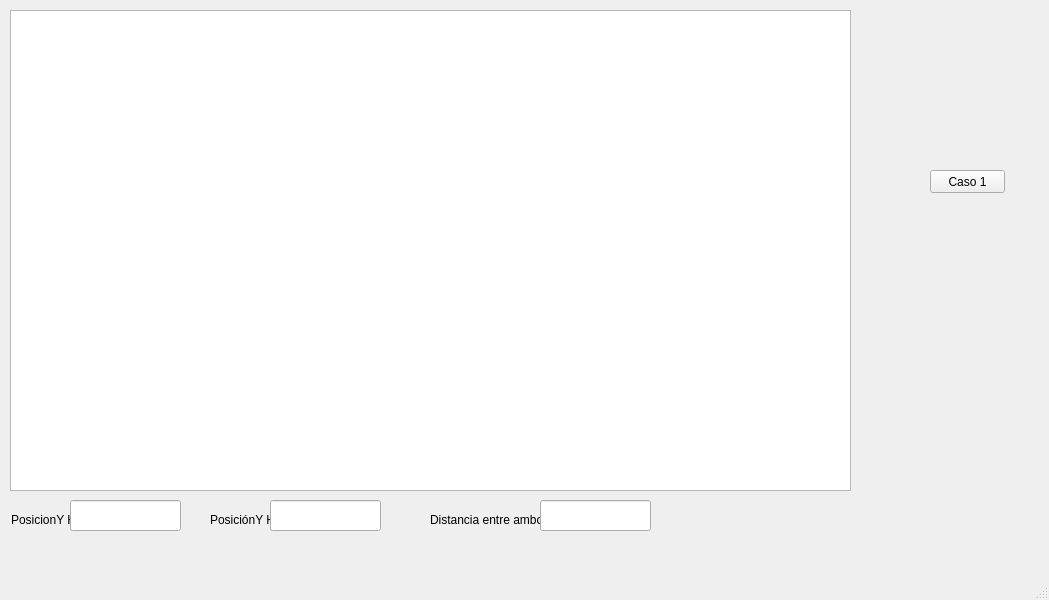
<?xml version="1.0" encoding="UTF-8"?>
<ui version="4.0">
 <class>MainWindow</class>
 <widget class="QMainWindow" name="MainWindow">
  <property name="geometry">
   <rect>
    <x>0</x>
    <y>0</y>
    <width>1049</width>
    <height>600</height>
   </rect>
  </property>
  <property name="windowTitle">
   <string>MainWindow</string>
  </property>
  <widget class="QWidget" name="centralwidget">
   <widget class="QGraphicsView" name="graphicsView">
    <property name="geometry">
     <rect>
      <x>10</x>
      <y>10</y>
      <width>841</width>
      <height>481</height>
     </rect>
    </property>
   </widget>
   <widget class="QPushButton" name="pushButton_2">
    <property name="geometry">
     <rect>
      <x>930</x>
      <y>170</y>
      <width>75</width>
      <height>23</height>
     </rect>
    </property>
    <property name="text">
     <string>Caso 1</string>
    </property>
   </widget>
   <widget class="QLabel" name="label">
    <property name="geometry">
     <rect>
      <x>11</x>
      <y>510</y>
      <width>71</width>
      <height>20</height>
     </rect>
    </property>
    <property name="text">
     <string>PosicionY Ho</string>
    </property>
   </widget>
   <widget class="QLineEdit" name="lineEdit">
    <property name="geometry">
     <rect>
      <x>70</x>
      <y>500</y>
      <width>111</width>
      <height>31</height>
     </rect>
    </property>
   </widget>
   <widget class="QLabel" name="label_2">
    <property name="geometry">
     <rect>
      <x>210</x>
      <y>510</y>
      <width>61</width>
      <height>20</height>
     </rect>
    </property>
    <property name="text">
     <string>PosiciónY Hd</string>
    </property>
   </widget>
   <widget class="QLineEdit" name="lineEdit_2">
    <property name="geometry">
     <rect>
      <x>270</x>
      <y>500</y>
      <width>111</width>
      <height>31</height>
     </rect>
    </property>
   </widget>
   <widget class="QLabel" name="label_3">
    <property name="geometry">
     <rect>
      <x>430</x>
      <y>510</y>
      <width>111</width>
      <height>20</height>
     </rect>
    </property>
    <property name="text">
     <string>Distancia entre ambos</string>
    </property>
   </widget>
   <widget class="QLineEdit" name="lineEdit_3">
    <property name="geometry">
     <rect>
      <x>540</x>
      <y>500</y>
      <width>111</width>
      <height>31</height>
     </rect>
    </property>
   </widget>
  </widget>
  <widget class="QMenuBar" name="menubar">
   <property name="geometry">
    <rect>
     <x>0</x>
     <y>0</y>
     <width>1049</width>
     <height>21</height>
    </rect>
   </property>
  </widget>
  <widget class="QStatusBar" name="statusbar"/>
 </widget>
 <resources/>
 <connections/>
</ui>
